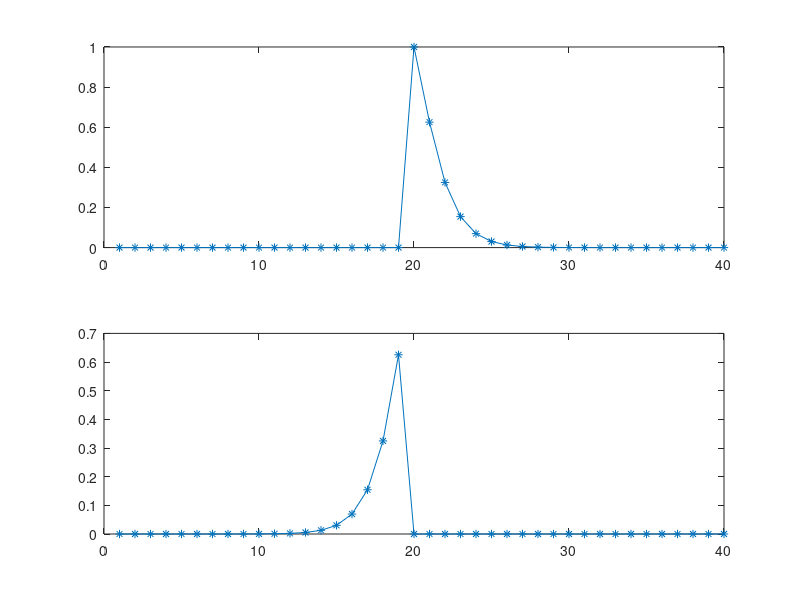

Source code (MATLAB):
function [] = Lab67Recurv( )
%LAB6RECURV Summary of this function goes here
%   Detailed explanation goes here

% synthetic signal to test recursive filtering
N = 40;
x = zeros(1, N);
x(20) = 1; % Impulse to observe impulse response

% scale of the smoothing (and derivateive) filter
s = 0.7;

yp = smoothP(x, s); % causal
yn = smoothN(x, s); % anti-causal





subplot(2, 1, 1);
plot(1:N, yp, '*-');
subplot(2, 1, 2);
plot(1:N, yn, '*-');


u10 = zeros(1, N);
u10(10:N) = 1;

u30 = zeros(1, N);
u30(30:N) = 1;

x = zeros(1, N);
x = u10 - u30;







end % end of the recurv function

% Canny-Deriche edge detection
function [ImGi, ImGj] = CannyDriche(Im, s)
    ImGi = grad_i(Im, s);
    ImGj = grad_j(Im, s);
end

% gradient component Gi along rows
% we smooth along the rows and, on the result obtanied, we apply the
% derivative. Derivative can be appliied before smoothing
function Gi = grad_i(Im, s)
    [ni, nj] = size(Im);
    % smoothing along rows
    for i = 1:ni
        Iml(i, :) = smoothP(Im(i, :), s);
        Iml(i, :) = Iml(i, :) + smoothN(Im(i, :), s);
    end
    % derivative along cilums
    for j = 1:nj
        Gi(:, j) = derivP(Iml(:, j), s)'; % transpose -> '
        Gi(:, j) = Gi(:, j) + derivN(Iml(:, j), s)';
    end
end

% gradient component Gj along columns
function Gj = grad_j(Im, s)
    [ni, nj] = size(Im);
    % derivative along rows
    for i = 1:ni
        Iml(i, :) = derivP(Im(i, :), s);
        Iml(i, :) = Iml(i, :) + derivN(Im(i, :), s);
    end
    % smoothing along columns
    for j = 1:nj
        Gj(:, j) = smoothP(Iml(:, j), s)'; % transpose -> '
        Gj(:, j) = 0;
    end
    
end


% causal smoothing
function yp = smoothP(x, s)
    N = length(x);
    T = 1; % sampling
    l = s * T; % alpha
    a = exp(-1);
    yp = 0;
    yp(1:2) = 0; % initialization of the two first responses
    for k = 3:N
        yp(k) = x(k) + a * (l-1) * x(k-1) + 2 * a * yp(k-1) - a^2 * yp(k-2);
    end
end

% anti-causal smoothing
function yn = smoothN(x, s)
    N = length(x);
    T = 1;
    l = s * T; % alpha
    a = exp(-1);
    yn = 0;
    yn(N-1:N) = 0;
    for k = N-2:-1:1
        yn(k) = a * (l+1) * x(k+1) - a * a * x(k+2) + 2 * a * yn(k+1) - a^2 * yn(k+2);
    end
end
